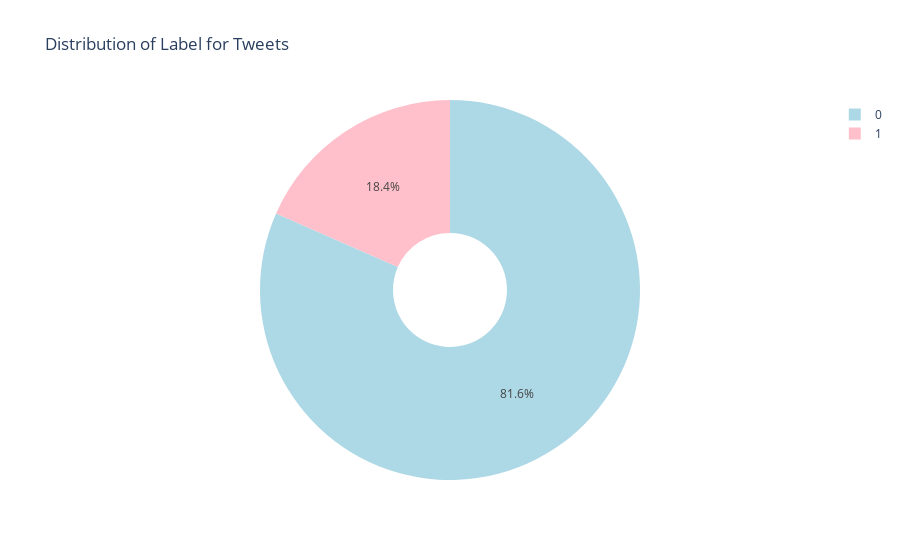

The cell this chart's notebook holds for it:
### Code cell
feedbacks = df_pro['label'].value_counts()

label_feedback = feedbacks.index
size_feedback = feedbacks.values

colors = ['lightblue', 'pink']

feedback_piechart = go.Pie(labels = label_feedback,
                         values = size_feedback,
                         marker = dict(colors = colors),
                         name = 'Alexa', hole = 0.3)

df2 = [feedback_piechart]

layout = go.Layout(
           title = 'Distribution of Label for Tweets')

fig = go.Figure(data = df2,
                 layout = layout)

py.iplot(fig)

### Figure 1 — Plotly figure (JSON) as saved in the notebook; plotly's stock layout.template omitted (floating-point values rounded to 4 significant figures)
{"data": [{"hole": 0.3, "labels": [0, 1], "marker": {"colors": ["lightblue", "pink"]}, "name": "Alexa", "type": "pie", "values": [822278, 185471]}], "layout": {"title": {"text": "Distribution of Label for Tweets"}}}
